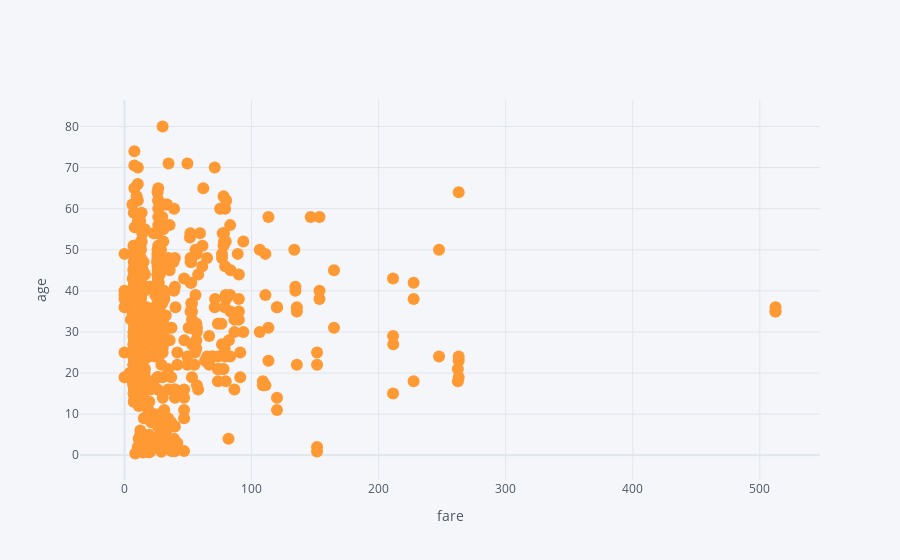

Here is the notebook cell this chart was saved with:
### Code cell
df2.iplot(x = 'fare',y ='age',mode = 'markers',colors = 'orange',xTitle = 'fare',yTitle = 'age')

### Figure 1 — Plotly figure (JSON) as saved in the notebook; plotly's stock layout.template omitted (floating-point values rounded to 4 significant figures; data arrays with more than 128 entries replaced by an {"elided": "..."} marker saying what was removed)
{"data": [{"line": {"color": "rgba(255, 153, 51, 1.0)", "dash": "solid", "shape": "linear", "width": 1.3}, "marker": {"size": 12, "symbol": "circle"}, "mode": "markers", "name": "age", "text": "", "type": "scatter", "x": {"elided": "891 float values"}, "y": {"elided": "891 mixed values"}}], "layout": {"legend": {"bgcolor": "#F5F6F9", "font": {"color": "#4D5663"}}, "paper_bgcolor": "#F5F6F9", "plot_bgcolor": "#F5F6F9", "title": {"font": {"color": "#4D5663"}}, "xaxis": {"gridcolor": "#E1E5ED", "showgrid": true, "tickfont": {"color": "#4D5663"}, "title": {"font": {"color": "#4D5663"}, "text": "fare"}, "zerolinecolor": "#E1E5ED"}, "yaxis": {"gridcolor": "#E1E5ED", "showgrid": true, "tickfont": {"color": "#4D5663"}, "title": {"font": {"color": "#4D5663"}, "text": "age"}, "zerolinecolor": "#E1E5ED"}}}
